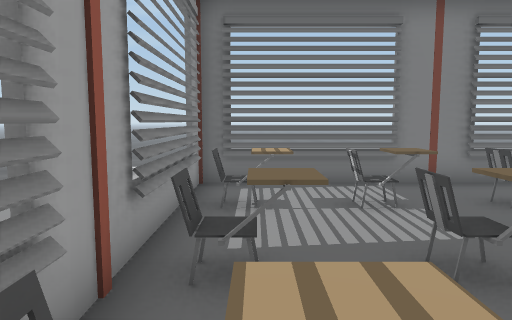
view 1 (above)

24 first-person views from a walk through a Unity game level. The camera is 1.4 m above the floor, tilts 6° down and sees 70° across. Doors are open. The floor is counted in squares, 1 m on a side. Each view is taken from the middle of a square. On the plan, view 1 faces up. The plan holds only what a view shows up to about 16 squares ahead; the rest is blank. The place goes on beyond the plan. The player is left out. Some animated figures are not drawn.

view 2
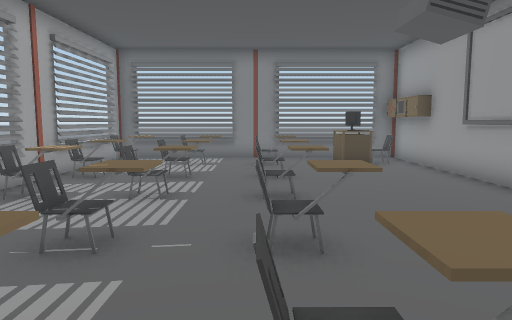

view 3
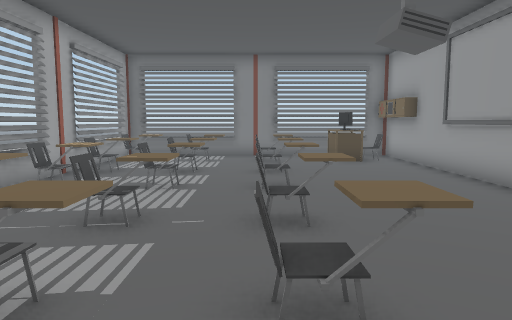

view 4
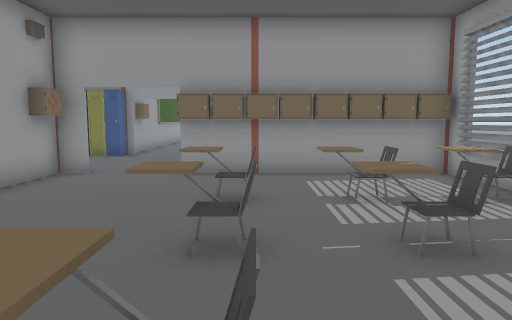

view 5
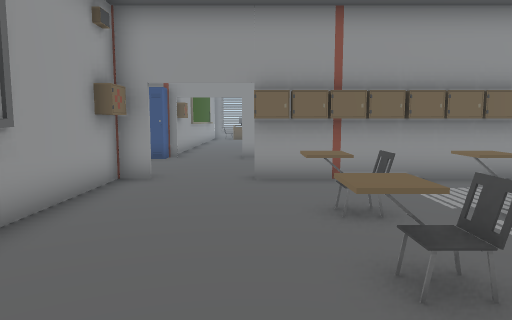

view 6
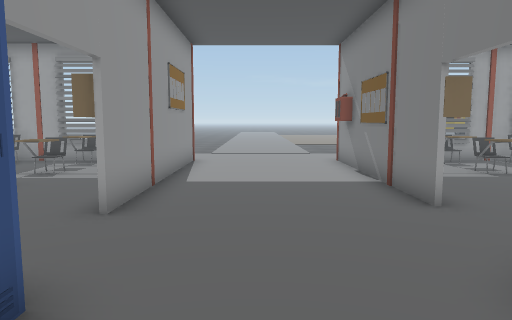

view 7
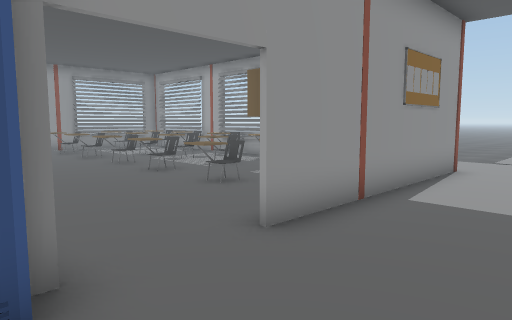

view 8
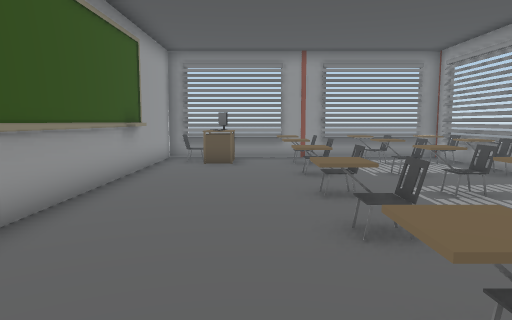

view 9
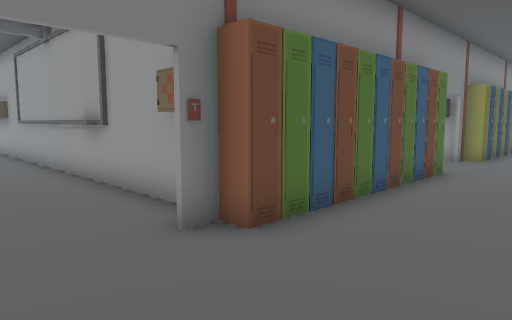

view 10
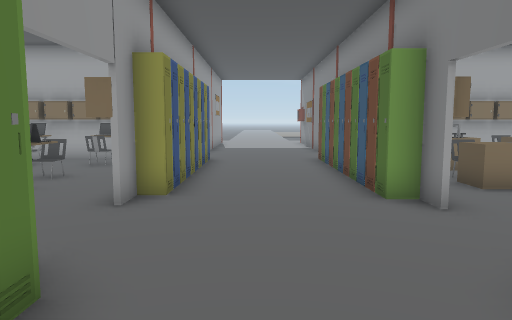

view 11
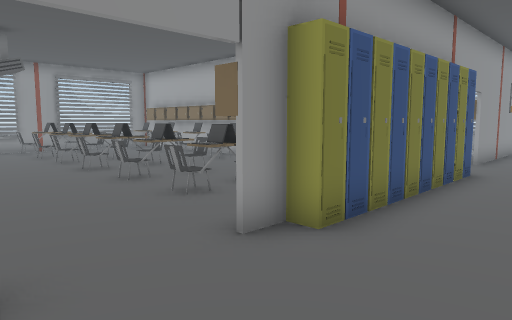

view 12
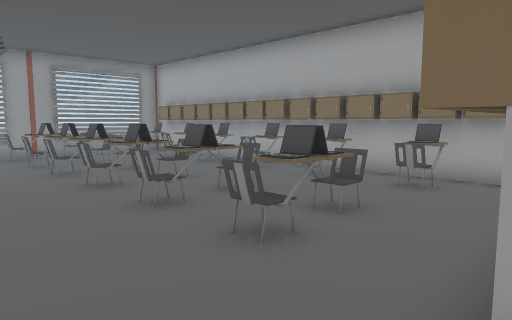

view 13
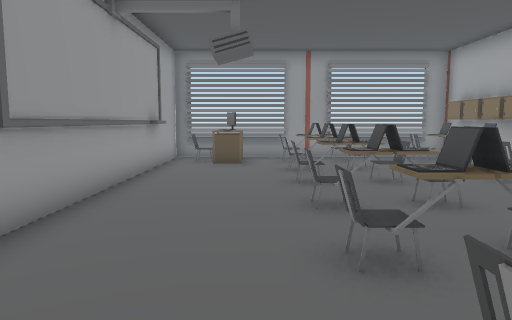

view 14
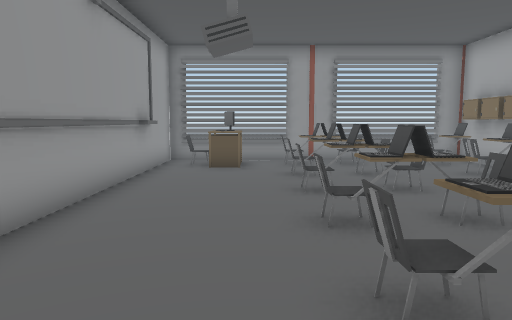

view 15
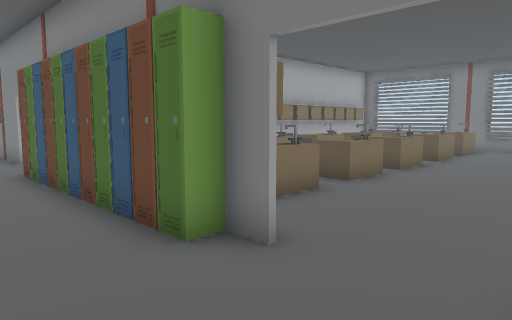

view 16
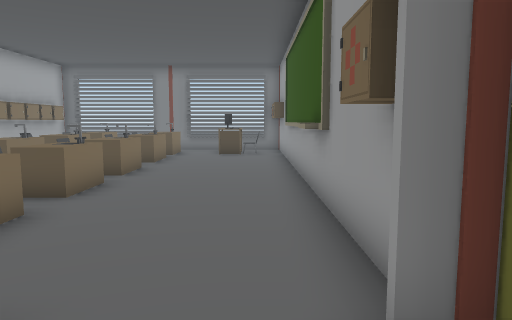

view 17
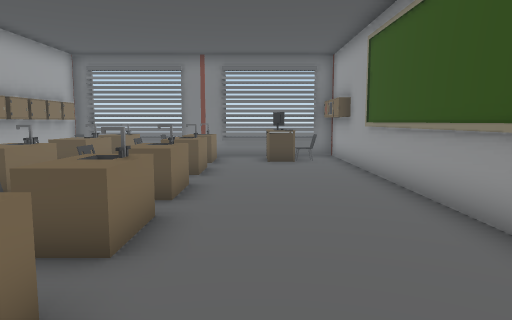

view 18
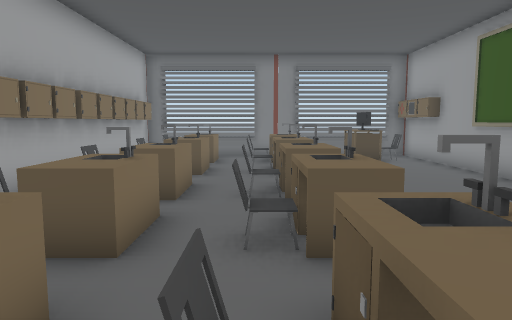

view 19
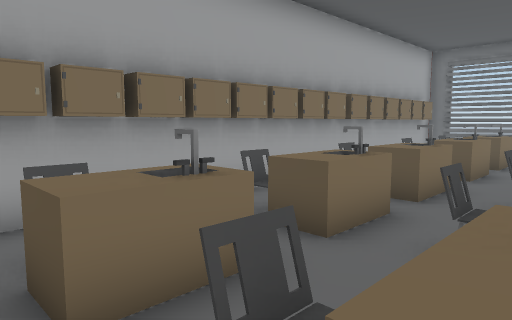

view 20
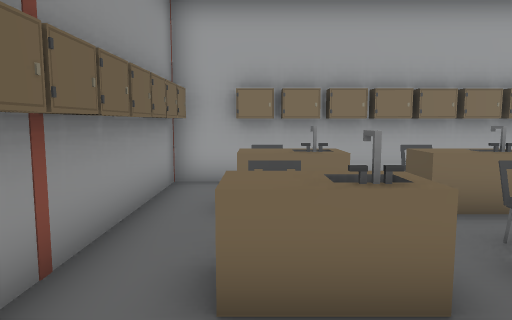

view 21
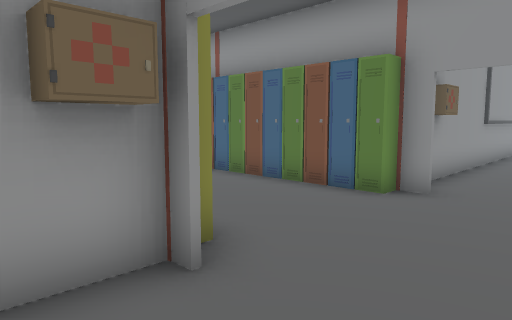

view 22
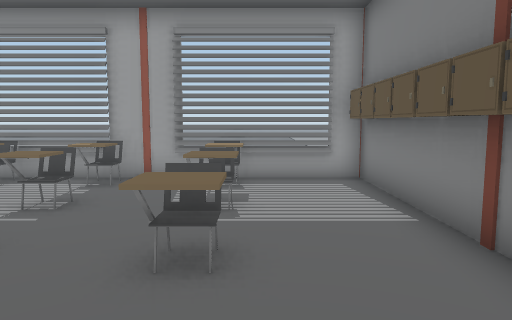

view 23
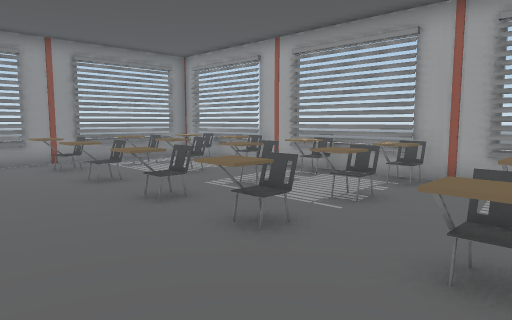

view 24
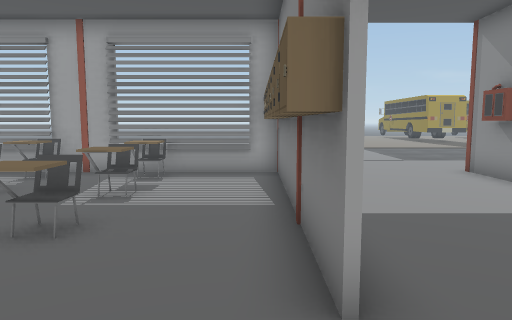

### Floor plan
Key: @ floor where view 1 was taken; # wall or solid block; . floor; D open door; = window, fence, low wall or low ledge; C chair; L locker; T table; M computer; A laptop; O other object.
Columns run from 4 left of view 1 to 23 right of it. Each row starts with its distance up from view 1.
  8    #===###===L#===###===L
  7    #.......TTLL.T..T..T.L
  6    #C.CCOC.MCLLOT.OT..MCL
  5    #.........#L T..T....#
  4    #C....C....L T..T....#
  3    #O.CCOO...#LOT.OT....#
  2    #.........#L ........#
  1    #C.CCOC...#L T..T....#
  0    #@........#LOT.CT....#
 -1    #.........#L.........#
 -2    #C.CCOC...#L.T..T....#
 -3    #.........#LCT.CT....#
 -4    #C..C.C...#L ........#
 -5    #C.C..C....L T..T....#
 -6    #.........#LCT.OT....#
 -7 .. #.........L..........#
 -8 ...LLLOLLLLDDOLLLLLLLLDD#LLL
 -9 ..............LLLLLLL....LLL
-10 ............................
-11 ............................
-12 ............................
-13 ...######LLDDLLLLLLLLL..LLLL
-14 .. #LLLLLLL...     OOLDD#
-15    #.........LL.........#
-16    #C....C...ALC..OCC...#
-17    #C.CC.C... L....A....#
-18    #......... LC..A.C...#
-19    #C.CC.C...#LA..ACC...#
-20    #.........#L.........#
-21    #.........#LC..ACC...#
-22    #C.CCOC...#L.........#
-23    #.........#LO..CAC...#
-24    #C....C...#LO...AC...#
-25    #O.CCOO...#LC..CCC...#
-26    #..........LA..OOC...#
-27    #C.CCCC.TT.L....O..T.#
-28    #C.CC.C. O.LA..OCC.MC#
-29    #===###=#####==#####=#
-30        =#   =#

Where each view was taken, in squares from view 1:
view 1: 0 up, 0 right, facing up
view 2: 6 down, 4 right, facing up
view 3: 7 down, 4 right, facing up
view 4: 2 up, 4 right, facing down
view 5: 1 up, 6 right, facing down
view 6: 11 down, 12 right, facing left
view 7: 10 down, 10 right, facing down-left
view 8: 15 down, 6 right, facing down
view 9: 12 down, 6 right, facing up-right
view 10: 11 down, 23 right, facing left
view 11: 10 down, 20 right, facing down-left
view 12: 13 down, 19 right, facing down-left
view 13: 15 down, 17 right, facing down
view 14: 16 down, 17 right, facing down
view 15: 11 down, 20 right, facing up-left
view 16: 10 down, 19 right, facing up
view 17: 7 down, 17 right, facing up
view 18: 7 down, 14 right, facing up
view 19: 7 down, 15 right, facing up-left
view 20: 6 down, 18 right, facing left
view 21: 6 down, 17 right, facing down-right
view 22: 16 down, 8 right, facing left
view 23: 16 down, 8 right, facing down-left
view 24: 14 down, 9 right, facing left
